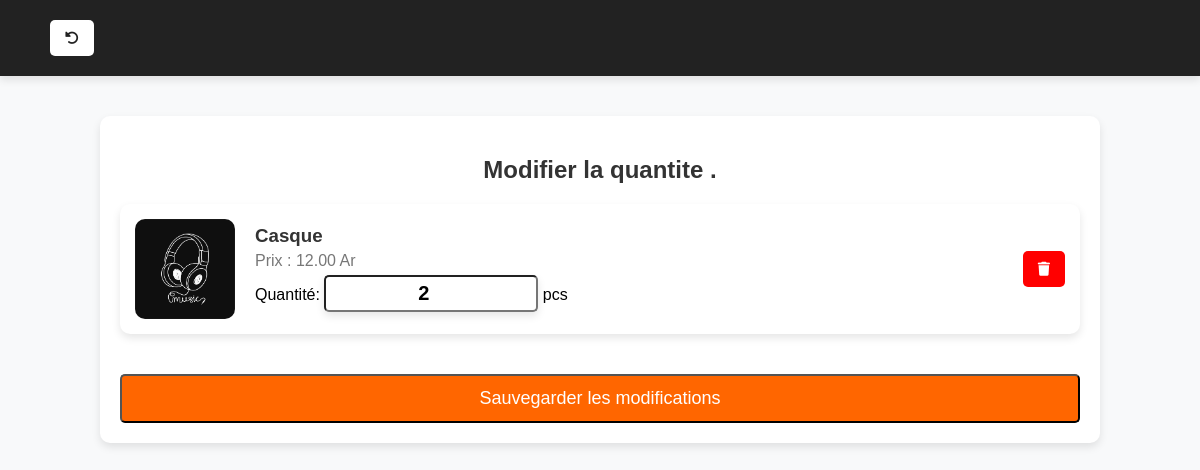
/panier/item/edit/7/, run on the app's committed database.
### ecomBlog/models.py (models this page shows, shortened)
class Item(models.Model):
    panier = models.ForeignKey(Panier, related_name='panier', on_delete=models.CASCADE)
    prod = models.ForeignKey(Produit, on_delete=models.CASCADE)
    quantite = models.PositiveIntegerField(default=1)
    add_date = models.DateTimeField(auto_now_add=True)
    total_price = models.DecimalField(max_digits=10, decimal_places=2, editable=False)

class Produit(models.Model):
    uid = models.CharField(
        max_length=10,
        editable=False,
        unique=True
    )
    name = models.CharField(max_length=100)
    prix = models.DecimalField(max_digits=10, decimal_places=2)
    image = models.ImageField(upload_to='produits/', null=True, blank=True)
    description = models.CharField(max_length=255)

### ecomBlog/views.py (the view, shortened to what this page needs)
# urls.py: path('panier/item/edit/<int:i_id>/', editItem, name='edit_item'),
def editItem(request, i_id):
    item = get_object_or_404(Item, id=i_id)
    return render(request, 'update_item.html', {"item":item})

### ecomBlog/templates/update_item.html (shortened to what this page needs)
<!DOCTYPE html>
<html lang="fr">
<head>
    <link href="https://cdnjs.cloudflare.com/ajax/libs/font-awesome/6.0.0-beta3/css/all.min.css" rel="stylesheet">
</head>
<body>
<header>
    <a href="#" class="btn"><i class="fa-solid fa-rotate-left"></i></a>
</header>
<div class="container">
    <h2>Modifier la quantite .</h2>
    <form method="POST" action="{% url 'edit_item' item.id %}">
        <div class="product">
            <img src="{% if item.prod.image.url %}{{ item.prod.image.url }}{% else %}media/logo/logo.png{% endif %}" alt="Produit">
            <div class="product-info">
                <h3>{{ item.prod.name }}</h3>
                <p>Prix : {{ item.prod.prix }} Ar</p>
                <label for="quantite_{{ item.id }}">Quantité:</label>
                <input type="number" id="quantite_{{ item.id }}" name="quantite" value="{{ item.quantite }}" class="quantity" min="1" required> pcs
            </div>
            <a href="{% url 'delete_item' item.id %}" class="btn btn-remove"><i class="fa-solid fa-trash"></i></a>
        </div>
        <button type="submit" class="btn-save">Sauvegarder les modifications</button>
    </form>
</div>
</body>
</html>

### ecomBlog/templates/update_item.html (style rules this page uses)
body { font-family: 'Poppins', sans-serif; margin: 0; padding: 0; background-color: #f8f9fa; }
header { display: flex; padding: 20px 50px; background-color: #222; color: white; box-shadow: 0px 4px 8px rgba(0, 0, 0, 0.1); }
header a { text-decoration: none; background-color: #fff; padding: 8px 10px; color: #222; }
.container { width: 80%; margin: 40px auto; background: white; padding: 20px; border-radius: 10px; box-shadow: 0px 4px 8px rgba(0, 0, 0, 0.1); }
h2 { text-align: center; color: #333; }
.product { display: flex; align-items: center; margin-bottom: 20px; padding: 15px; background-color: #fff; border-radius: 10px; box-shadow: 0px 4px 8px rgba(0, 0, 0, 0.1); }
.product img { width: 100px; height: 100px; border-radius: 10px; margin-right: 20px; }
.product-info { flex: 1; }
.product-info h3 { margin: 0; color: #333; }
.product-info p { margin: 5px 0; color: #777; }
.product input { width: 200px; border-radius: 5px; box-shadow: 0px 4px 8px rgba(0, 0, 0, 0.1); outline: none; font-size: 20px; font-weight: bolder; }
.quantity { width: 60px; text-align: center; padding: 5px; }
.btn { padding: 10px 15px; border: none; border-radius: 5px; cursor: pointer; text-decoration: none; font-size: 14px; }
.btn-remove { background-color: red; color: white; margin-left: 20px; }
.btn-save { background-color: #ff6600; color: white; padding: 12px; border-radius: 5px; font-size: 18px; width: 100%; margin-top: 20px; }

### data on the page
Item: prod.image (picture), prod.name "Casque", prod.prix "12.00", quantite "2"
